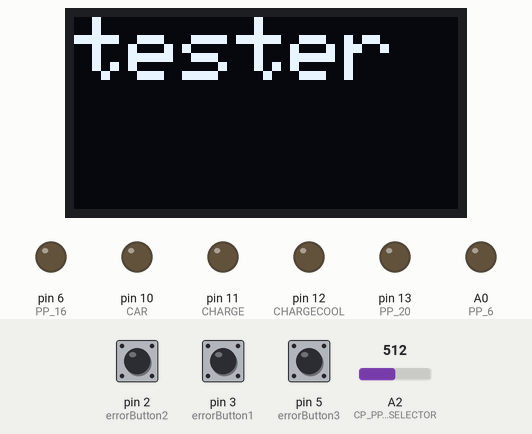
Bench run of a program on a simulated Arduino Pro Mini, built with avr-gcc and run on an emulated ATmega328P. Shown: 128×64 one-colour display, output pins drawn as LEDs (lit = HIGH). The inputs (shaded band) are chosen by the test bench; at power-on: pin 2 (errorButton2) LOW, pin 3 (errorButton1) LOW, pin 5 (errorButton3) LOW, A2 (CP_PP_MODE_SELECTOR) = 512.

Above: at 5.2 s.
5.3 s: pin 2 (errorButton2) pulled HIGH for 0.15 s
At 6.6 s:
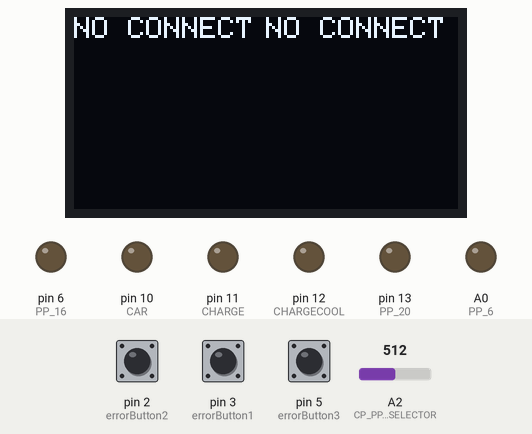
6.9 s: pin 3 (errorButton1) pulled HIGH for 0.15 s
At 7.0 s:
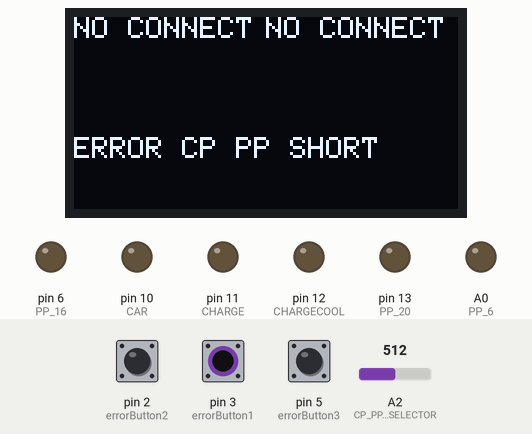
8.5 s: pin 5 (errorButton3) pulled HIGH for 0.15 s
At 8.6 s:
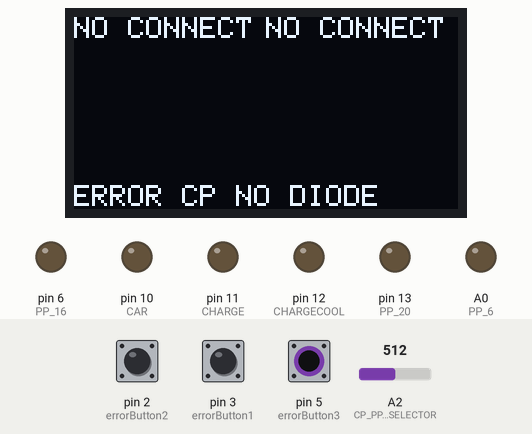
10.1 s: pin 5 (errorButton3) pulled HIGH for 3.2 s
14.8 s: pin 2 (errorButton2) pulled HIGH for 3.2 s
At 15.8 s:
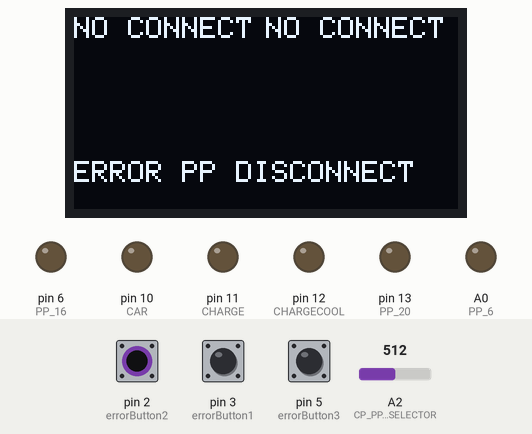
19.5 s: pin 2 (errorButton2) driven HIGH and pin 3 (errorButton1) driven HIGH
At 20.6 s:
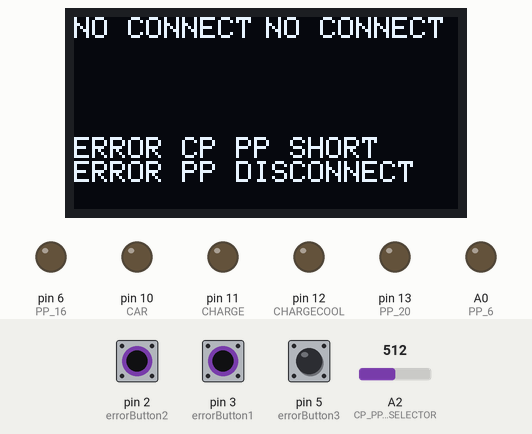
Timing chart, 0 to 22.0 s (numbered marks = the images above; inputs shaded):
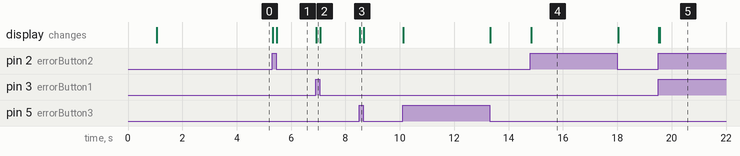

Measured:
- after the input at 5.3 s, the display: first changes at once (image 1 shows a later state)
- after the input at 6.9 s, the display: changes at once (image 2)
- after the input at 8.5 s, the display: changes at once (image 3)
- after the input at 14.8 s, the display: changes at once (image 4)
- after the input at 19.5 s, the display: first changes at once (image 5 shows a later state)

The program:

main.cpp
```cpp
#include <Arduino.h>
#include <AnalogButton.h>
#include <buttonHandler.h>
#include <SPI.h>
#include <Wire.h>
#include <Adafruit_GFX.h>
#include <Adafruit_SH1106.h>

#define OLED_RESET 4
Adafruit_SH1106 display(OLED_RESET);
//Adafruit_SSD1306 display(SCREEN_WIDTH ,SCREN_HEIGHT, &Wire , OLED_RESET);
#if (SH1106_LCDHEIGHT != 64)
#error("Height incorrect, please fix Adafruit_SH1106.h!");
#endif

const uint8_t TOLLERANCE = 2;
const uint16_t BUTTON_1_VALUE = 769;
const uint16_t BUTTON_2_VALUE = 616;
const uint16_t BUTTON_3_VALUE = 514;
const uint16_t BUTTON_4_VALUE = 440;

const AnalogButton analogButton1(BUTTON_1_VALUE, TOLLERANCE);
const AnalogButton analogButton2(BUTTON_2_VALUE, TOLLERANCE);
const AnalogButton analogButton3(BUTTON_3_VALUE, TOLLERANCE);
const AnalogButton analogButton4(BUTTON_4_VALUE, TOLLERANCE);

const uint8_t CP_PP_MODE_SELECTOR = A2;

const uint8_t errorButton1 = 3;
const uint8_t errorButton2 = 2;
const uint8_t errorButton3 = 5;
boolean errorButton1Pressed = false;
boolean errorButton2Pressed = false;
boolean errorButton3Pressed = false;

const uint8_t CABLE = 4;
const uint8_t CAR = 10;
const uint8_t CHARGE = 11;
const uint8_t CHARGECOOL = 12;

const uint8_t PP_6 = A0;
const uint8_t PP_16 = 6;
const uint8_t PP_20 = 13;
const uint8_t PP_32 = A6;

const String CP_PP_SHORT_ERROR = "CP PP SHORT";
const String PP_DISCONECT_ERROR = "PP DISCONNECT";
const String DIODE_ERROR = "CP NO DIODE";

uint16_t readedButtonValue = 0;

const uint16_t timeToHoldButton = 100;
boolean anyButtonPressed = false;
boolean buttonFunctionOccured = false;
uint16_t pressedButtonTime = 0;
uint16_t countdownTime = 0;
unsigned long timer;

uint8_t selectCPMode = 0;
uint8_t selectPPMode = 0;

void displayResults();
void setOutputValues();
String mapCPValueAsModeName(uint8_t value);
String mapPPValueAsModeName(uint8_t value);

void setup()
{
  pinMode(errorButton1, INPUT);
  pinMode(errorButton2, INPUT);
  pinMode(errorButton3, INPUT);

  pinMode(CABLE, OUTPUT);
  pinMode(CAR, OUTPUT);
  pinMode(CHARGE, OUTPUT);
  pinMode(CHARGECOOL, OUTPUT);

  pinMode(PP_6, OUTPUT);
  pinMode(PP_20, OUTPUT);
  pinMode(PP_16, OUTPUT);
  pinMode(PP_32, OUTPUT);

  Wire.begin();
  Serial.begin(115200);
  display.begin(SH1106_SWITCHCAPVCC, 0x3C);
  delay(1000);
  display.clearDisplay();
  display.clearDisplay();
  display.setTextSize(3);
  display.setTextColor(WHITE);
  display.setCursor(0, 0);
  display.println(F("tester"));
  display.display();
  delay(3000);
}

void loop()
{
  readedButtonValue = analogRead(CP_PP_MODE_SELECTOR);

  if (isAnalogButtonPressed(analogButton1, readedButtonValue) && !anyButtonPressed)
  {
    anyButtonPressed = true;
    pressedButtonTime = millis();
  }
  else if (isAnalogButtonPressed(analogButton2, readedButtonValue) && !anyButtonPressed)
  {
    anyButtonPressed = true;
    pressedButtonTime = millis();
  }
  else if (isAnalogButtonPressed(analogButton3, readedButtonValue) && !anyButtonPressed && selectPPMode > 0)
  {
    anyButtonPressed = true;
    pressedButtonTime = millis();
  }
  else if (isAnalogButtonPressed(analogButton4, readedButtonValue) && !anyButtonPressed && selectPPMode > 0)
  {
    anyButtonPressed = true;
    pressedButtonTime = millis();
  }
  else if (readedButtonValue == 0)
  {
    anyButtonPressed = false;
    buttonFunctionOccured = false;
  }


  if (digitalRead(errorButton1) == HIGH && !errorButton1Pressed)
  {
    errorButton1Pressed = true;
    displayResults();
  }
  else if (digitalRead(errorButton1) == LOW && errorButton1Pressed)
  {
    errorButton1Pressed = false;
    displayResults();
  }

  if (digitalRead(errorButton2) == HIGH && !errorButton2Pressed)
  {
    errorButton2Pressed = true;
    displayResults();
  }
  else if (digitalRead(errorButton2) == LOW && errorButton2Pressed)
  {
    errorButton2Pressed = false;
    displayResults();
  }

  if (digitalRead(errorButton3) == HIGH && !errorButton3Pressed)
  {
    errorButton3Pressed = true;

    displayResults();
  }
  else if (digitalRead(errorButton3) == LOW && errorButton3Pressed)
  {
    errorButton3Pressed = false;
    displayResults();
  }

  if (isAnalogButtonPressed(analogButton1, readedButtonValue) && anyButtonPressed)
  {
    countdownTime = millis();
    if (countdownTime - pressedButtonTime > timeToHoldButton && !buttonFunctionOccured)
    {
      if (selectPPMode > 0)
      {
        selectPPMode--;
      }
      if (selectPPMode == 0)
      {
        selectCPMode = 0;
      }
      setOutputValues();
      displayResults();
      buttonFunctionOccured = true;
    }
  }
  else if (isAnalogButtonPressed(analogButton2, readedButtonValue) && anyButtonPressed)
  {
    countdownTime = millis();
    if (countdownTime - pressedButtonTime > timeToHoldButton && !buttonFunctionOccured)
    {
      if(selectPPMode < 4){
      selectPPMode++;
      }
      displayResults();
      setOutputValues();
      buttonFunctionOccured = true;
    }
  }
  else if (isAnalogButtonPressed(analogButton3, readedButtonValue) && anyButtonPressed)
  {
    countdownTime = millis();
    if (countdownTime - pressedButtonTime > timeToHoldButton && !buttonFunctionOccured)
    {
      if (selectCPMode > 0)
      {
        selectCPMode--;
      }
      setOutputValues();
      displayResults();
      buttonFunctionOccured = true;
  }
  }
  else if (isAnalogButtonPressed(analogButton4, readedButtonValue) && anyButtonPressed)
  {
    countdownTime = millis();
    if (countdownTime - pressedButtonTime > timeToHoldButton && !buttonFunctionOccured)
    {
      if(selectCPMode < 3){
        selectCPMode++;
        }
        setOutputValues();
        displayResults();

      buttonFunctionOccured = true;
    }
  }
}
  void displayResults()
  {
    display.clearDisplay();
    display.setTextSize(1);
    display.setTextColor(WHITE);
    display.setCursor(0, 0);
    display.println(mapPPValueAsModeName(selectPPMode));
    display.setCursor(64, 0);
    display.println(mapCPValueAsModeName(selectCPMode));
    if (errorButton1Pressed)
    {
      display.setCursor(0, 40);
      display.println("ERROR " + CP_PP_SHORT_ERROR);
    }
    if (errorButton2Pressed)
    {
      display.setCursor(0, 48);
      display.println("ERROR " + PP_DISCONECT_ERROR);
    }
    if (errorButton3Pressed)
    {
      display.setCursor(0, 56);
      display.println("ERROR " + DIODE_ERROR);
    }
    display.display();
  }

  void setOutputValues()
  {

    switch (selectPPMode)
    {
    case 0:
      digitalWrite(PP_6, LOW);
      digitalWrite(PP_16, LOW);
      digitalWrite(PP_20, LOW);
      digitalWrite(PP_32, LOW);
      break;

    case 1:
      digitalWrite(PP_6, HIGH);
      digitalWrite(PP_16, LOW);
      digitalWrite(PP_20, LOW);
      digitalWrite(PP_32, LOW);
      break;

    case 2:
      digitalWrite(PP_6, LOW);
      digitalWrite(PP_16, HIGH);
      digitalWrite(PP_20, LOW);
      digitalWrite(PP_32, LOW);
      break;

    case 3:
      digitalWrite(PP_6, LOW);
      digitalWrite(PP_16, LOW);
      digitalWrite(PP_20, HIGH);
      digitalWrite(PP_32, LOW);
      break;

    case 4:
      digitalWrite(PP_6, LOW);
      digitalWrite(PP_16, LOW);
      digitalWrite(PP_20, LOW);
      digitalWrite(PP_32, HIGH);
      break;

    default:
      break;
    }

    switch (selectCPMode)
    {
    case 0:
      digitalWrite(CAR, LOW);
      digitalWrite(CHARGE, LOW);
      digitalWrite(CHARGECOOL, LOW);
      break;

    case 1:
      digitalWrite(CAR, HIGH);
      digitalWrite(CHARGE, LOW);
      digitalWrite(CHARGECOOL, LOW);
      break;

    case 2:
      digitalWrite(CHARGECOOL, LOW);
      digitalWrite(CHARGE, HIGH);
      break;

    case 3:
      digitalWrite(CHARGE, LOW);
      digitalWrite(CHARGECOOL, HIGH);
    default:
      break;
    }
  }

String mapCPValueAsModeName(uint8_t value){
  switch (value)
  {
  case 0:
    return F("NO CONNECT");

  case 1:
    return F("CAR");

  case 2:
    return F("CHARGE");

  case 3 :
    return F("CHARGECOOL");
  default:
    return F("ERROR");

  }
}

String mapPPValueAsModeName(uint8_t value){
   switch (value)
  {
  case 0:
    return F("NO CONNECT");

  case 1:
    return F("PP-6");

  case 2:
    return F("PP-16");

  case 3:
    return F("PP-20");

  case 4 :
    return F("PP-32");

  default:
    return F("ERROR");

  }
}
```

AnalogButton.cpp
```cpp
#include <AnalogButton.h>

AnalogButton::AnalogButton(){
    this->tollerance = 0;
    this->workingValue = 0;
}

AnalogButton::AnalogButton(uint16_t workingValue, uint8_t tollerance){
    this->workingValue = workingValue;
    this->tollerance = tollerance;
}

uint16_t AnalogButton::buttonMinValue() {
    return this->workingValue - this->tollerance;
}

uint16_t AnalogButton::buttonMaxValue() {
    return this->workingValue + this->tollerance;
}
```

AnalogButton.h
```cpp
#ifndef ANALOGBUTTON_H
#define ANALOGBUTTON_H

#include <Arduino.h>
class AnalogButton{

    uint16_t workingValue;
    uint8_t tollerance;

    public:

    AnalogButton();
    AnalogButton(uint_fast16_t workingVaule, uint_fast8_t tollerance);
    uint16_t buttonMinValue();
    uint16_t buttonMaxValue();

};
#endif
```

buttonHandler.h
```cpp
#ifndef BUTTONHANDLER_H
#define BUTTONHANDLER_H
#include <AnalogButton.h>

boolean isAnalogButtonPressed(AnalogButton analogButton, uint16_t readedAnalogValue){
        return readedAnalogValue > analogButton.buttonMinValue() && readedAnalogValue < analogButton.buttonMaxValue();
}

#endif
```
